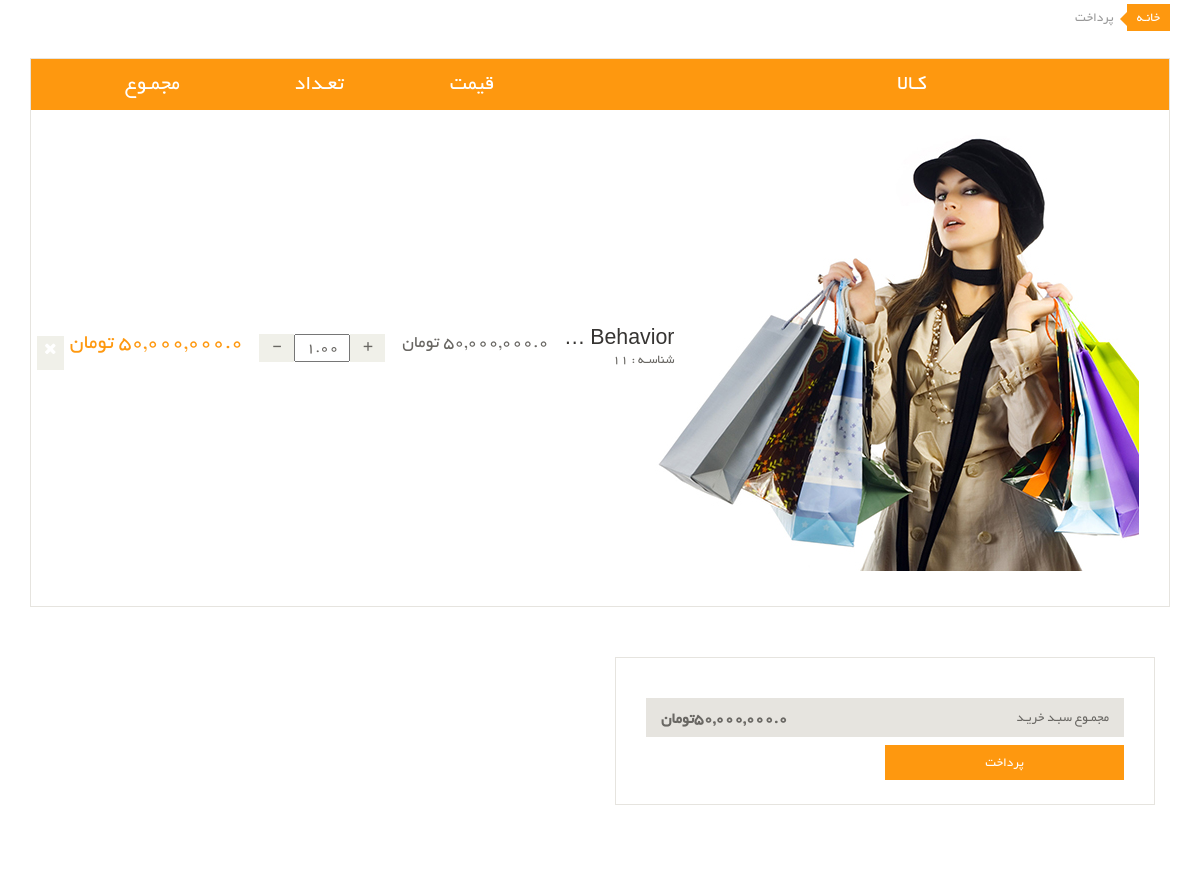
Page /order/ (signed in) on the committed database.
### Eshop_Order/models.py (models this page shows, shortened)
class OrderDetail(models.Model):
    product = models.ForeignKey(Product, on_delete=models.CASCADE, verbose_name='محصول')
    order = models.ForeignKey(Order, on_delete=models.CASCADE, verbose_name='سبد خرید', related_name='details')
    final_price = models.DecimalField(max_digits=100, decimal_places=2, null=True, blank=True,
                                      verbose_name='قیمت نهایی تکی محصول')
    count = models.DecimalField(max_digits=100, decimal_places=2, verbose_name='تعداد')
    is_active = models.BooleanField(default=True, verbose_name='فعال')
    class Meta:
        verbose_name = 'جزییات سبد خرید'
        verbose_name_plural = 'جزییات سبد های خرید'

### Eshop_Product/models.py (models this page shows, shortened)
class Product(models.Model):
    name = models.CharField(max_length=100, db_index=True, verbose_name='نام')
    price = models.FloatField(verbose_name='قیمت')
    rating = models.IntegerField(validators=[MinValueValidator(0), MaxValueValidator(5)], verbose_name='ریت ها')
    description = models.TextField(db_index=True, verbose_name='توضیحات اصلی')
    short_description = models.TextField(db_index=True, verbose_name='توضیحات کوتاه')
    slug = models.SlugField(db_index=True, unique=True, blank=True, verbose_name='عنوان در url')
    is_active = models.BooleanField(default=True, verbose_name="فعال")
    category = models.ManyToManyField(ProductCategory, db_index=True, related_name='Products', verbose_name='کتگوری ها',
                                      blank=True, null=True)
    product_tags = models.ManyToManyField(ProductTag, related_name='Tags', verbose_name='تگ های محصول', blank=True,
                                          null=True)
    is_delete = models.BooleanField(default=False, verbose_name="حذف کردن")
    brand = models.ForeignKey(ProductBrand, null=True, blank=True, verbose_name='برند', on_delete=models.CASCADE)
    image = models.ImageField(upload_to='image/product/', null=True, blank=True, verbose_name='تصویر محصول')
    class Meta:
        verbose_name = 'محصول'
        verbose_name_plural = 'محصولات'
        unique_together = (('slug', 'id', 'is_active', 'is_delete'),)

### Eshop_Order/views.py (the view)
# urls.py: path('', user_basket, name='Orders.page'),
@login_required
def user_basket(request):
    user_order, created = Order.objects.prefetch_related('details').get_or_create(user_id=request.user.id,
                                                                                  is_active=True, is_paid=False)
    context = {'user_order': user_order.details.exclude(is_active=False).all(), 'total': user_order.get_final_price(), }
    return render(request, 'Eshop_Order/user_bascket.html', context)

### Eshop_Order/models.py (called while the page is built)
    def get_final_price(self):
        total_price = 0
        if self.is_paid:
            for order_detail in self.details.filter(is_active=True).all():
                total_price += float(order_detail.final_price) * float(order_detail.count)
        else:
            for order_detail in self.details.filter(is_active=True).all():
                total_price += float(order_detail.product.price) * float(order_detail.count)
        return total_price

### polls/templatetags/poll_extras.py (called while the page is built)
@register.filter(name='tdc')
def tdc(value: int):
    return '{:,}'.format(value)

### templates/Eshop_Order/user_bascket.html (shortened to what this page needs)
{% extends 'Base/Base.html' %}
{% load poll_extras %}
{% load thumbnail %}
{% block content %}
    {% if user_order %}
        <div id="order">
            <section id="cart_items">
                <div class="container">
                    <div class="breadcrumbs">
                        <ol class="breadcrumb">
                            <li><a href="{% url 'home.index.page' %}">خانـه</a></li>
                            <li class="active">پرداخت</li>
                        </ol>
                    </div>
                    <div class="table-responsive cart_info">
                        <table class="table table-condensed">
                            <thead>
                            <tr class="cart_menu">
                                <td class="image">کـالا</td>
                                <td class="description"></td>
                                <td class="price">قیمت</td>
                                <td class="quantity">تعـداد</td>
                                <td class="total">مجمـوع</td>
                                <td></td>
                            </tr>
                            </thead>
                            <tbody>
                            {% for order in user_order %}
                                <tr>
                                    <td class="cart_product">
                                        {% thumbnail order.product.image '110x110' crop="center" as img %}
                                            <img src="{{ img.url }}" alt="">
                                        {% endthumbnail %}
                                    </td>
                                    <td class="cart_description">
                                        <h4>
                                            <a href="{% url 'product_detail_page' pk=order.product.id %}">{{ order.product.name|truncatechars:10 }}</a>
                                        </h4>
                                        <p>شناسـه : {{ order.product.id }}</p>
                                    </td>
                                    <td class="cart_price">
                                        <p>{{ order.product.price|tdc }} تومان</p>
                                    </td>
                                    <td class="cart_quantity">
                                        <div class="cart_quantity_button">
                                            <a class="cart_quantity_up" onclick="ChangeOrderCount({{ order.id }}, 'i')"> + </a>
                                            <input class="cart_quantity_input" type="text" name="quantity"
                                                   value="{{ order.count }}"
                                                   autocomplete="off" size="5">
                                            <a class="cart_quantity_down" onclick="ChangeOrderCount({{ order.id }}, 'd')"> - </a>
                                        </div>
                                    </td>
                                    <td class="cart_total">
                                        <p class="cart_total_price">{{ total|tdc }} تومان</p>
                                    </td>
                                    <td class="cart_delete">
                                        <a class="cart_quantity_delete" onclick="remove_item_content({{ order.id }})"><i
                                                class="fa fa-times"></i></a>
                                    </td>
                                </tr>
                            {% endfor %}
                            </tbody>
                        </table>
                    </div>
                </div>
            </section>
            <section id="do_action">
                <div class="container">
                    <div class="col-sm-6">
                        <div class="total_area ">
                            <ul>
                                <li>مجمـوع سبـد خریـد <span>{{ total|tdc }}تومان</span></li>
                                <a class="btn btn-default check_out btn-block" href="{% url 'request_payment' %}">پرداخت</a>
                            </ul>
                        </div>
                    </div>
                </div>
            </section>
        </div>
    {% else %}
        <div class="alert alert-warning">
            <p>
                سبد خرید شما خالی می باشد
            </p>
        </div>
    {% endif %}
{% endblock %}

### static/css/main.css (style rules this page uses)
body { font-family: 'BYekan'; font-size: 10pt; position: relative; font-weight: normal; direction: rtl; }
ul li { list-style: none; }
a { -webkit-transition: 300ms; -moz-transition: 300ms; -o-transition: 300ms; transition: 300ms; }
h1, h2, h3, h4, h5, h6 { font-family: 'BYekan', sans-serif; }
#do_action { margin-bottom: 50px; }
.breadcrumbs { position: relative; }
.breadcrumbs .breadcrumb { background:transparent; margin-bottom: 50px; padding-right: 0; }
.breadcrumbs .breadcrumb li a { background:#FE980F; color: #FFFFFF; padding: 3px 10px; }
.breadcrumbs .breadcrumb li a:after { content:""; height:auto; width: auto; border-width: 8px; border-style: solid; border-color: transparent #FE980F transparent transparent; position: absolute; top: 11px; right: 42px; }
.breadcrumbs .breadcrumb > li + li:before { content: " "; }
#cart_items .cart_info { border: 1px solid #E6E4DF; margin-bottom: 50px }
#cart_items .cart_info .cart_menu { background: #FE980F; color: #fff; font-size: 16pt; font-family: 'BYekan', sans-serif; font-weight: normal; text-align: center; }
#cart_items .cart_info .table.table-condensed thead tr { height: 51px; }
#cart_items .cart_info .table.table-condensed tr { border-bottom: 1px solid#F7F7F0 }
#cart_items .cart_info .table.table-condensed tr:last-child { border-bottom: 0 }
.cart_info table tr td { border-top: 0 none; vertical-align: inherit; }
#cart_items .cart_info .image { padding-right: 30px; }
#cart_items .cart_info .cart_description h4 { margin-bottom: 0 }
#cart_items .cart_info .cart_description h4 a { color: #363432; font-family: 'BYekan',sans-serif; font-size: 16pt; font-weight: normal; }
#cart_items .cart_info .cart_description p { color:#696763 }
#cart_items .cart_info .cart_price p { color:#696763; font-size: 18px }
#cart_items .cart_info .cart_total_price { color: #FE980F; font-size: 16pt; }
.cart_product { display: block; margin: 15px 25px 10px -50px; }
.cart_quantity_button a { background:#F0F0E9; color: #696763; display: inline-block; font-size: 16px; height: 28px; overflow: hidden; text-align: center; width: 35px; float: right; }
.cart_quantity_input { color: #696763; float: right; font-size: 16px; text-align: center; font-family: 'BYekan',sans-serif; }
.cart_delete { display: block; margin-right: -12px; overflow: hidden; }
.cart_delete a { background:#F0F0E9; color: #FFFFFF; padding: 5px 7px; font-size: 16px }
#do_action .col-sm-6 { float: right !important; }
#do_action .total_area { padding-bottom: 14px !important; }
#do_action .total_area span { font-weight: bold; font-size: 12pt; }
#do_action .total_area, #do_action .chose_area { border: 1px solid #E6E4DF; color: #696763; padding: 30px; margin-bottom: 50px; }
.total_area span { float: left; }
.total_area ul { padding-right: 0px; }
.total_area ul li { background:#E6E4DF; color: #696763; margin-top: 10px; padding: 10px 15px; }
.update, .check_out { background: #FE980F; border-radius: 0; color: #FFFFFF; margin-top: 8px; border: none; padding: 8px 15px; font-size: 10pt; }
.total_area .btn { width: 50% }

### rows in the picture
OrderDetail: product.name "Behavior …", product.id "11", product.price|tdc "50,000,000.0", quantity "1.00", total "50,000,000.0"

### other values in the picture
{{ total|tdc }} "50,000,000.0"
